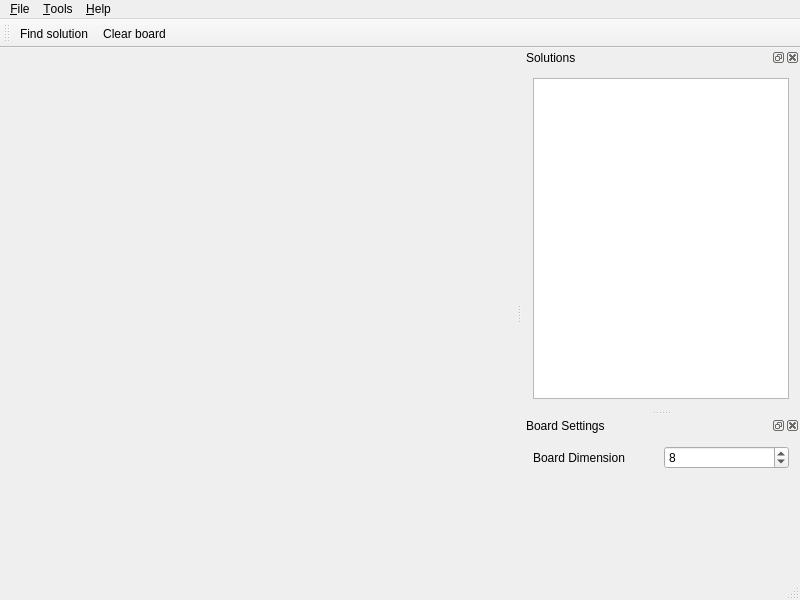
<?xml version="1.0" encoding="UTF-8"?>
<ui version="4.0">
 <class>MainWindow</class>
 <widget class="QMainWindow" name="MainWindow">
  <property name="geometry">
   <rect>
    <x>0</x>
    <y>0</y>
    <width>800</width>
    <height>600</height>
   </rect>
  </property>
  <property name="windowTitle">
   <string>Eight Queens</string>
  </property>
  <widget class="QWidget" name="centralWidget">
   <layout class="QVBoxLayout" name="verticalLayout">
    <item>
     <widget class="ChessBoardWidget" name="chessBoardWidget" native="true">
      <property name="sizePolicy">
       <sizepolicy hsizetype="Preferred" vsizetype="Preferred">
        <horstretch>0</horstretch>
        <verstretch>1</verstretch>
       </sizepolicy>
      </property>
      <property name="styleSheet">
       <string notr="true"/>
      </property>
     </widget>
    </item>
    <item>
     <widget class="QWidget" name="solutionLedsContainer" native="true">
      <property name="sizePolicy">
       <sizepolicy hsizetype="Minimum" vsizetype="Minimum">
        <horstretch>0</horstretch>
        <verstretch>0</verstretch>
       </sizepolicy>
      </property>
      <property name="minimumSize">
       <size>
        <width>0</width>
        <height>10</height>
       </size>
      </property>
      <layout class="QHBoxLayout" name="horizontalLayout_2">
       <property name="spacing">
        <number>0</number>
       </property>
       <property name="margin">
        <number>0</number>
       </property>
       <item>
        <widget class="SolutionLeds" name="solutionLeds" native="true">
         <property name="sizePolicy">
          <sizepolicy hsizetype="Preferred" vsizetype="Preferred">
           <horstretch>0</horstretch>
           <verstretch>0</verstretch>
          </sizepolicy>
         </property>
        </widget>
       </item>
      </layout>
     </widget>
    </item>
   </layout>
  </widget>
  <widget class="QMenuBar" name="menuBar">
   <property name="geometry">
    <rect>
     <x>0</x>
     <y>0</y>
     <width>800</width>
     <height>21</height>
    </rect>
   </property>
   <widget class="QMenu" name="menu_Help">
    <property name="title">
     <string>&amp;Help</string>
    </property>
    <addaction name="aboutAct"/>
    <addaction name="aboutQtAct"/>
   </widget>
   <widget class="QMenu" name="menu_Tools">
    <property name="title">
     <string>&amp;Tools</string>
    </property>
    <addaction name="findSolutionAct"/>
    <addaction name="clearBoardAct"/>
    <addaction name="clearSolutionsAct"/>
    <addaction name="markBlockedFieldsAct"/>
    <addaction name="showLedsAct"/>
   </widget>
   <widget class="QMenu" name="menu_File">
    <property name="title">
     <string>&amp;File</string>
    </property>
    <addaction name="saveSolutionsAct"/>
    <addaction name="separator"/>
    <addaction name="quitAct"/>
   </widget>
   <addaction name="menu_File"/>
   <addaction name="menu_Tools"/>
   <addaction name="menu_Help"/>
  </widget>
  <widget class="QDockWidget" name="solutionsDockWidget">
   <property name="windowTitle">
    <string>Solutions</string>
   </property>
   <attribute name="dockWidgetArea">
    <number>2</number>
   </attribute>
   <widget class="QWidget" name="dockWidgetContents_2">
    <layout class="QVBoxLayout" name="verticalLayout_2">
     <item>
      <widget class="QTableView" name="solutionsView">
       <property name="alternatingRowColors">
        <bool>true</bool>
       </property>
       <property name="selectionMode">
        <enum>QAbstractItemView::SingleSelection</enum>
       </property>
       <property name="selectionBehavior">
        <enum>QAbstractItemView::SelectRows</enum>
       </property>
      </widget>
     </item>
    </layout>
   </widget>
  </widget>
  <widget class="QDockWidget" name="boardSettingsDockWidget">
   <property name="windowTitle">
    <string>Board Settings</string>
   </property>
   <attribute name="dockWidgetArea">
    <number>2</number>
   </attribute>
   <widget class="QWidget" name="dockWidgetContents">
    <layout class="QVBoxLayout" name="verticalLayout_3">
     <item>
      <layout class="QHBoxLayout" name="horizontalLayout">
       <item>
        <widget class="QLabel" name="label">
         <property name="text">
          <string>Board Dimension</string>
         </property>
        </widget>
       </item>
       <item>
        <widget class="QSpinBox" name="boardDimensionSpinBox">
         <property name="minimum">
          <number>1</number>
         </property>
         <property name="maximum">
          <number>100</number>
         </property>
         <property name="value">
          <number>8</number>
         </property>
        </widget>
       </item>
      </layout>
     </item>
     <item>
      <spacer name="verticalSpacer">
       <property name="orientation">
        <enum>Qt::Vertical</enum>
       </property>
       <property name="sizeHint" stdset="0">
        <size>
         <width>20</width>
         <height>40</height>
        </size>
       </property>
      </spacer>
     </item>
    </layout>
   </widget>
  </widget>
  <widget class="QStatusBar" name="statusbar"/>
  <widget class="QToolBar" name="toolsToolBar">
   <property name="windowTitle">
    <string>Tools</string>
   </property>
   <attribute name="toolBarArea">
    <enum>TopToolBarArea</enum>
   </attribute>
   <attribute name="toolBarBreak">
    <bool>false</bool>
   </attribute>
   <addaction name="findSolutionAct"/>
   <addaction name="clearBoardAct"/>
  </widget>
  <action name="quitAct">
   <property name="text">
    <string>&amp;Quit</string>
   </property>
  </action>
  <action name="findSolutionAct">
   <property name="icon">
    <iconset resource="application.qrc">
     <normaloff>:/images/edit-find.png</normaloff>:/images/edit-find.png</iconset>
   </property>
   <property name="text">
    <string>Find &amp;solution</string>
   </property>
   <property name="shortcut">
    <string>Ctrl+F</string>
   </property>
  </action>
  <action name="clearSolutionsAct">
   <property name="text">
    <string>&amp;Clear solutions</string>
   </property>
  </action>
  <action name="aboutAct">
   <property name="text">
    <string>&amp;About</string>
   </property>
   <property name="shortcut">
    <string>Ctrl+A</string>
   </property>
  </action>
  <action name="markBlockedFieldsAct">
   <property name="checkable">
    <bool>true</bool>
   </property>
   <property name="checked">
    <bool>true</bool>
   </property>
   <property name="text">
    <string>Mark &amp;blocked fields</string>
   </property>
   <property name="shortcut">
    <string>Ctrl+B</string>
   </property>
  </action>
  <action name="saveSolutionsAct">
   <property name="text">
    <string>&amp;Save solutions</string>
   </property>
   <property name="shortcut">
    <string>Ctrl+S</string>
   </property>
  </action>
  <action name="clearBoardAct">
   <property name="icon">
    <iconset resource="application.qrc">
     <normaloff>:/images/edit-clear.png</normaloff>:/images/edit-clear.png</iconset>
   </property>
   <property name="text">
    <string>Clear board</string>
   </property>
   <property name="shortcut">
    <string>Ctrl+L</string>
   </property>
  </action>
  <action name="aboutQtAct">
   <property name="text">
    <string>About Qt</string>
   </property>
  </action>
  <action name="showLedsAct">
   <property name="checkable">
    <bool>true</bool>
   </property>
   <property name="checked">
    <bool>true</bool>
   </property>
   <property name="text">
    <string>&amp;Show leds</string>
   </property>
  </action>
 </widget>
 <layoutdefault spacing="6" margin="11"/>
 <customwidgets>
  <customwidget>
   <class>ChessBoardWidget</class>
   <extends>QWidget</extends>
   <header>chessboardwidget.h</header>
   <container>1</container>
  </customwidget>
  <customwidget>
   <class>SolutionLeds</class>
   <extends>QWidget</extends>
   <header>solutionleds.h</header>
   <container>1</container>
  </customwidget>
 </customwidgets>
 <resources>
  <include location="application.qrc"/>
 </resources>
 <connections>
  <connection>
   <sender>quitAct</sender>
   <signal>triggered()</signal>
   <receiver>MainWindow</receiver>
   <slot>close()</slot>
   <hints>
    <hint type="sourcelabel">
     <x>-1</x>
     <y>-1</y>
    </hint>
    <hint type="destinationlabel">
     <x>271</x>
     <y>178</y>
    </hint>
   </hints>
  </connection>
 </connections>
 <slots>
  <slot>findSolution(int)</slot>
 </slots>
</ui>
